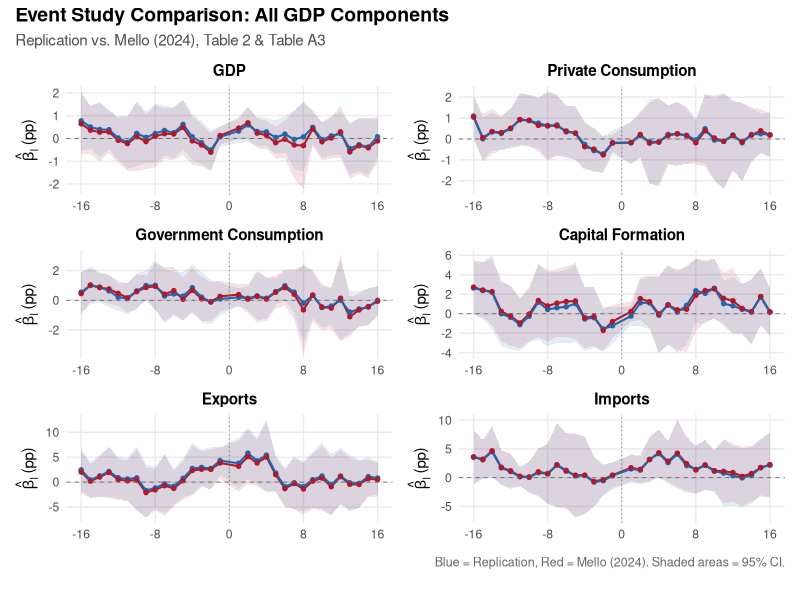

Here is the R script that generated this plot: (Note: this script raises an error after producing the figure.)
# =============================================================================
# event_study_comparison_all_features.R
#
# Compare our GDP-component event study coefficients with Mello (2024) Table A3.
# Outputs:
#   1. 6-panel line plot (GDP + 5 components) with shaded CIs
#      -> mello_paper_replication/event_study_plots/
#   2. Concise comparison table CSV (selected lags) for all 6 features
#      -> mello_paper_replication/results/
#   3. LaTeX table for appendix
#      -> thesis/tables/
#
# Run from repo root:
#   Rscript mello_paper_replication/r_scripts/event_study_comparison_all_features.R
# =============================================================================

library(readr)
library(dplyr)
library(tidyr)
library(ggplot2)
library(patchwork)

# ---------------------------------------------------------------------------
# 1. Load our fixest results (all 6 features)
# ---------------------------------------------------------------------------
ours_all <- read_csv(
  "mello_paper_replication/results/event_study_all_features_coefficients.csv",
  show_col_types = FALSE
)

# Keep only rel-time dummies (has valid l)
ours_rt <- ours_all %>%
  filter(!is.na(l)) %>%
  select(feature, feature_label, l, estimate, se, pval) %>%
  arrange(feature, l)

# ---------------------------------------------------------------------------
# 2. Mello (2024) Table A3 — hardcoded from the published paper
#    Columns: PCons, GCons, CapForm, Exports, Imports
#    Also include GDP from Table 2 for completeness.
# ---------------------------------------------------------------------------

# GDP (Table 2) - already in the GDP comparison script but repeat here
mello_gdp <- tibble::tribble(
  ~l, ~estimate, ~se,
  -16,  0.640, 0.673, -15,  0.363, 0.538, -14,  0.276, 0.655, -13,  0.286, 0.474,
  -12, -0.082, 0.503, -11, -0.226, 0.604, -10,  0.074, 0.769,  -9, -0.139, 0.616,
   -8,  0.098, 0.695,  -7,  0.209, 0.570,  -6,  0.196, 0.589,  -5,  0.484, 0.621,
   -4, -0.107, 0.535,  -3, -0.288, 0.479,  -2, -0.605, 0.432,  -1,  0.125, 0.206,
    1,  0.454, 0.246,   2,  0.683, 0.370,   3,  0.233, 0.335,   4,  0.140, 0.317,
    5, -0.189, 0.357,   6, -0.034, 0.422,   7, -0.288, 0.761,   8, -0.314, 0.985,
    9,  0.418, 0.387,  10, -0.145, 0.421,  11,  0.021, 0.461,  12,  0.289, 0.583,
   13, -0.593, 0.606,  14, -0.320, 0.628,  15, -0.412, 0.676,  16, -0.109, 0.477
) %>% mutate(feature = "gdp", feature_label = "GDP")

# Private Consumption (Table A3, cols 1-2)
mello_pcons <- tibble::tribble(
  ~l, ~estimate, ~se,
  -16,  1.046, 0.518, -15,  0.059, 0.578, -14,  0.353, 0.557, -13,  0.308, 0.413,
  -12,  0.514, 0.466, -11,  0.929, 0.631, -10,  0.894, 0.618,  -9,  0.652, 0.657,
   -8,  0.637, 0.847,  -7,  0.626, 0.740,  -6,  0.380, 0.623,  -5,  0.275, 0.651,
   -4, -0.368, 0.574,  -3, -0.489, 0.522,  -2, -0.763, 0.456,  -1, -0.202, 0.203,
    1, -0.169, 0.515,   2,  0.214, 0.559,   3, -0.198, 0.982,   4, -0.149, 1.087,
    5,  0.170, 0.730,   6,  0.247, 0.775,   7,  0.156, 0.681,   8, -0.184, 0.527,
    9,  0.390, 0.879,  10,  0.047, 1.034,  11, -0.116, 1.174,  12,  0.163, 0.842,
   13, -0.136, 0.950,  14,  0.185, 0.679,  15,  0.395, 0.528,  16,  0.186, 0.538
) %>% mutate(feature = "private_consumption", feature_label = "Private Consumption")

# Government Consumption (Table A3, cols 3-4)
mello_gcons <- tibble::tribble(
  ~l, ~estimate, ~se,
  -16,  0.454, 0.731, -15,  1.024, 0.566, -14,  0.860, 0.471, -13,  0.766, 0.492,
  -12,  0.466, 0.435, -11,  0.168, 0.496, -10,  0.584, 0.599,  -9,  0.868, 0.403,
   -8,  0.941, 0.799,  -7,  0.408, 0.933,  -6,  0.651, 0.812,  -5,  0.071, 0.732,
   -4,  0.678, 0.779,  -3,  0.100, 0.760,  -2, -0.093, 0.668,  -1,  0.265, 0.536,
    1,  0.384, 0.368,   2,  0.080, 0.501,   3,  0.264, 0.884,   4,  0.082, 0.752,
    5,  0.547, 0.563,   6,  0.863, 0.620,   7,  0.407, 0.863,   8, -0.640, 1.507,
    9,  0.347, 0.885,  10, -0.451, 0.794,  11, -0.522, 0.715,  12,  0.138, 1.483,
   13, -1.105, 0.679,  14, -0.646, 0.568,  15, -0.424, 0.631,  16, -0.060, 0.520
) %>% mutate(feature = "government_consumption", feature_label = "Government Consumption")

# Capital Formation (Table A3, cols 5-6)
mello_capform <- tibble::tribble(
  ~l, ~estimate, ~se,
  -16,  2.723, 1.438, -15,  2.417, 1.451, -14,  2.260, 1.734, -13,  0.230, 1.551,
  -12, -0.240, 1.559, -11, -0.949, 1.325, -10, -0.041, 1.425,  -9,  1.357, 1.913,
   -8,  0.797, 1.876,  -7,  1.085, 1.778,  -6,  1.248, 1.856,  -5,  1.303, 1.980,
   -4, -0.417, 1.587,  -3, -0.286, 1.522,  -2, -1.708, 1.092,  -1, -0.811, 0.868,
    1,  0.229, 0.515,   2,  1.552, 1.128,   3,  1.228, 1.370,   4, -0.029, 2.008,
    5,  0.898, 2.066,   6,  0.398, 2.100,   7,  0.454, 2.222,   8,  1.892, 1.932,
    9,  2.371, 1.604,  10,  2.550, 1.573,  11,  1.576, 1.331,  12,  1.331, 1.704,
   13,  0.535, 1.282,  14,  0.212, 1.672,  15,  1.755, 1.464,  16,  0.185, 1.256
) %>% mutate(feature = "capital_formation", feature_label = "Capital Formation")

# Exports (Table A3, cols 7-8)
mello_exports <- tibble::tribble(
  ~l, ~estimate, ~se,
  -16,  2.040, 2.171, -15,  0.185, 1.769, -14,  1.025, 2.032, -13,  1.935, 2.591,
  -12,  0.519, 2.103, -11,  0.260, 2.090, -10,  0.438, 3.159,  -9, -2.109, 2.583,
   -8, -1.538, 2.126,  -7, -0.709, 3.120,  -6, -1.263, 1.832,  -5,  0.275, 1.979,
   -4,  2.327, 2.565,  -3,  2.584, 1.802,  -2,  2.555, 2.022,  -1,  3.840, 1.620,
    1,  3.183, 2.631,   2,  5.124, 2.767,   3,  3.844, 2.359,   4,  5.049, 3.631,
    5,  1.506, 1.816,   6, -1.297, 1.918,   7, -0.277, 2.606,   8, -1.381, 2.643,
    9,  0.204, 2.832,  10,  0.815, 3.302,  11, -0.916, 2.953,  12,  1.110, 2.725,
   13, -0.430, 2.692,  14, -0.466, 2.418,  15,  0.714, 1.945,  16,  0.501, 1.726
) %>% mutate(feature = "exports", feature_label = "Exports")

# Imports (Table A3, cols 9-10)
mello_imports <- tibble::tribble(
  ~l, ~estimate, ~se,
  -16,  3.603, 2.417, -15,  3.202, 1.685, -14,  4.664, 2.192, -13,  1.808, 1.514,
  -12,  1.188, 1.528, -11,  0.245, 0.848, -10,  0.091, 1.361,  -9,  1.007, 2.093,
   -8,  0.711, 2.667,  -7,  2.183, 3.730,  -6,  1.131, 3.354,  -5,  0.421, 3.713,
   -4,  0.409, 3.427,  -3, -0.659, 2.225,  -2, -0.333, 1.334,  -1,  0.436, 1.111,
    1,  1.719, 1.201,   2,  1.429, 1.245,   3,  3.138, 1.947,   4,  4.326, 2.084,
    5,  2.844, 1.786,   6,  4.260, 3.007,   7,  2.432, 2.410,   8,  1.331, 2.131,
    9,  2.196, 2.222,  10,  1.218, 1.813,  11,  1.100, 2.853,  12,  0.886, 2.586,
   13,  0.215, 2.633,  14,  0.719, 2.477,  15,  1.729, 2.558,  16,  2.266, 2.872
) %>% mutate(feature = "imports", feature_label = "Imports")

# Combine all Mello data
mello_all <- bind_rows(mello_gdp, mello_pcons, mello_gcons,
                       mello_capform, mello_exports, mello_imports) %>%
  mutate(
    tval = estimate / se,
    pval = 2 * pnorm(-abs(tval))
  )

# Mello controls (convergence + host per component)
mello_controls <- tibble::tribble(
  ~feature,                  ~feature_label,            ~conv_coeff, ~conv_se, ~host_coeff, ~host_se,
  "gdp",                    "GDP",                      -1.368, 0.588,  -0.591, 0.545,
  "private_consumption",    "Private Consumption",      -2.665, 0.651,  -0.098, 0.801,
  "government_consumption", "Government Consumption",   -3.349, 1.278,  -0.155, 0.265,
  "capital_formation",      "Capital Formation",        -7.795, 1.624,  -1.606, 1.404,
  "exports",                "Exports",                  -3.730, 0.754,   1.249, 0.983,
  "imports",                "Imports",                   -6.056, 0.952,  -0.390, 1.909
)

# Mello observation counts and within R²
mello_stats <- tibble::tribble(
  ~feature,                  ~mello_n,  ~mello_r2,
  "gdp",                    8637,       0.423,
  "private_consumption",    8549,       0.352,
  "government_consumption", 8549,       0.129,
  "capital_formation",      8549,       0.213,
  "exports",                8549,       0.380,
  "imports",                8549,       0.364
)

# ---------------------------------------------------------------------------
# 3. Helper: significance stars
# ---------------------------------------------------------------------------
stars_fn <- function(p) {
  case_when(
    p < 0.01 ~ "***",
    p < 0.05 ~ "**",
    p < 0.10 ~ "*",
    TRUE      ~ ""
  )
}

# ---------------------------------------------------------------------------
# 4. Build combined plotting dataframe — join on 'feature' (avoids label case
#    mismatches between our CSV and hardcoded Mello labels)
# ---------------------------------------------------------------------------

# Canonical labels keyed on feature id
feat_labels <- c(
  gdp                    = "GDP",
  private_consumption    = "Private Consumption",
  government_consumption = "Government Consumption",
  capital_formation      = "Capital Formation",
  exports                = "Exports",
  imports                = "Imports"
)

plot_df <- bind_rows(
  ours_rt %>% mutate(source = "Replication"),
  mello_all %>% mutate(source = "Mello (2024)")
) %>%
  mutate(
    panel_label = feat_labels[feature],
    ci_lo = estimate - 1.96 * se,
    ci_hi = estimate + 1.96 * se
  )

# ---------------------------------------------------------------------------
# 5. Build individual plots per feature and combine with patchwork
# ---------------------------------------------------------------------------
colours <- c("Replication" = "#2166AC", "Mello (2024)" = "#B2182B")

make_panel <- function(feat_id, show_legend = FALSE) {
  df <- plot_df %>% filter(feature == feat_id)
  ttl <- feat_labels[feat_id]

  p <- ggplot(df, aes(x = l, y = estimate, colour = source, fill = source)) +
    geom_ribbon(aes(ymin = ci_lo, ymax = ci_hi), alpha = 0.12, colour = NA) +
    geom_line(linewidth = 0.7) +
    geom_point(size = 1.2) +
    geom_hline(yintercept = 0, linetype = "dashed", colour = "grey40", linewidth = 0.3) +
    geom_vline(xintercept = 0, linetype = "dotted", colour = "grey40", linewidth = 0.3) +
    scale_x_continuous(breaks = seq(-16, 16, by = 8)) +
    scale_colour_manual(values = colours) +
    scale_fill_manual(values = colours) +
    labs(title = ttl, x = NULL, y = expression(hat(beta)[l] ~ "(pp)")) +
    theme_minimal(base_size = 11) +
    theme(
      plot.title       = element_text(face = "bold", size = 11, hjust = 0.5),
      panel.grid.minor = element_blank(),
      legend.position  = if (show_legend) "bottom" else "none",
      legend.title     = element_blank()
    )
  p
}

panels <- lapply(names(feat_labels), make_panel)

combined <- (panels[[1]] | panels[[2]]) /
            (panels[[3]] | panels[[4]]) /
            (panels[[5]] | panels[[6]]) +
  plot_annotation(
    title    = "Event Study Comparison: All GDP Components",
    subtitle = "Replication vs. Mello (2024), Table 2 & Table A3",
    caption  = "Blue = Replication, Red = Mello (2024). Shaded areas = 95% CI.",
    theme = theme(
      plot.title    = element_text(face = "bold", size = 14),
      plot.subtitle = element_text(size = 11, colour = "grey30"),
      plot.caption  = element_text(size = 9, colour = "grey40")
    )
  )

# Extract a shared legend from one panel and attach at bottom
leg_panel <- make_panel("gdp", show_legend = TRUE) +
  guides(colour = guide_legend(override.aes = list(size = 3)),
         fill   = guide_legend(override.aes = list(alpha = 0.3)))
leg <- cowplot::get_legend(leg_panel)

final_plot <- cowplot::plot_grid(
  combined, leg,
  ncol = 1, rel_heights = c(1, 0.04)
)

dir.create("mello_paper_replication/event_study_plots", showWarnings = FALSE)
ggsave("mello_paper_replication/event_study_plots/event_study_all_features_comparison.png",
       final_plot, width = 12, height = 10, dpi = 300)
cat("Saved plot: mello_paper_replication/event_study_plots/event_study_all_features_comparison.png\n")

# ---------------------------------------------------------------------------
# 6. Concise comparison table: selected lags (l = +1..+4, +8, +16)
#    plus convergence control and host, for all 6 features
# ---------------------------------------------------------------------------
selected_lags <- c(1, 2, 3, 4, 8, 16)

# Our data — selected relative-time + controls from all-features CSV
ours_controls <- ours_all %>%
  filter(is.na(l)) %>%
  select(feature, feature_label, term, estimate, se, pval)

# Build our selected-lag rows
ours_sel <- ours_rt %>%
  filter(l %in% selected_lags) %>%
  mutate(row_label = ifelse(l == 16, "$l = +16$ (binned)", sprintf("$l = +%d$", l))) %>%
  select(feature, feature_label, l, row_label, estimate, se, pval)

# Build Mello selected-lag rows
mello_sel <- mello_all %>%
  filter(l %in% selected_lags) %>%
  mutate(row_label = ifelse(l == 16, "$l = +16$ (binned)", sprintf("$l = +%d$", l))) %>%
  select(feature, feature_label, l, row_label, estimate, se, pval)

# Merge for CSV
csv_table <- ours_sel %>%
  rename(repl_coeff = estimate, repl_se = se, repl_pval = pval) %>%
  left_join(
    mello_sel %>% rename(mello_coeff = estimate, mello_se = se, mello_pval = pval) %>%
      select(-feature_label, -row_label),
    by = c("feature", "l")
  ) %>%
  mutate(
    repl_stars  = stars_fn(repl_pval),
    mello_stars = stars_fn(mello_pval),
    diff = repl_coeff - mello_coeff
  ) %>%
  arrange(feature, l)

write_csv(csv_table,
          "mello_paper_replication/results/event_study_all_features_comparison_table.csv")
cat("Saved CSV: mello_paper_replication/results/event_study_all_features_comparison_table.csv\n")

# ---------------------------------------------------------------------------
# 7. LaTeX appendix table — one page, all 6 features, selected lags
#    Layout: rows = selected lags × features, columns = Repl coeff(SE) | Mello coeff(SE)
#    We do one sub-block per feature to keep it readable.
# ---------------------------------------------------------------------------
fmt <- function(x, d = 3) formatC(round(x, d), format = "f", digits = d)

tex <- c(
  "\\begin{table}[htbp]",
  "\\centering",
  "\\caption{Event study comparison across GDP components: selected post-treatment coefficients}",
  "\\label{tab:es_all_features_comparison}",
  "\\footnotesize",
  "\\begin{tabular}{l rr rr r}",
  "\\toprule",
  " & \\multicolumn{2}{c}{\\textbf{Replication}} & \\multicolumn{2}{c}{\\textbf{Mello (2024)}} & \\\\",
  "\\cmidrule(lr){2-3} \\cmidrule(lr){4-5}",
  "  & Coeff. & (SE) & Coeff. & (SE) & Diff. \\\\",
  "\\midrule"
)

feat_keys <- c("gdp", "private_consumption", "government_consumption",
               "capital_formation", "exports", "imports")
feat_labels_tex <- c(
  "gdp" = "\\textbf{GDP}",
  "private_consumption" = "\\textbf{Private Consumption}",
  "government_consumption" = "\\textbf{Government Consumption}",
  "capital_formation" = "\\textbf{Capital Formation}",
  "exports" = "\\textbf{Exports}",
  "imports" = "\\textbf{Imports}"
)

for (feat in feat_keys) {
  # Feature header
  tex <- c(tex, paste0(feat_labels_tex[feat], " \\\\"))

  # Controls: convergence
  ours_conv <- ours_controls %>% filter(feature == feat, grepl("^ln_", term))
  mello_conv <- mello_controls %>% filter(feature == feat)
  if (nrow(ours_conv) == 1 && nrow(mello_conv) == 1) {
    tex <- c(tex, sprintf(
      "\\quad $\\ln y_{t-4}$ & %s%s & (%s) & %s%s & (%s) & %s \\\\",
      fmt(ours_conv$estimate), stars_fn(ours_conv$pval), fmt(ours_conv$se),
      fmt(mello_conv$conv_coeff), stars_fn(2*pnorm(-abs(mello_conv$conv_coeff/mello_conv$conv_se))),
      fmt(mello_conv$conv_se),
      fmt(ours_conv$estimate - mello_conv$conv_coeff)
    ))
  }

  # Controls: host
  ours_host <- ours_controls %>% filter(feature == feat, term == "host")
  if (nrow(ours_host) == 1 && nrow(mello_conv) == 1) {
    tex <- c(tex, sprintf(
      "\\quad Host & %s%s & (%s) & %s%s & (%s) & %s \\\\",
      fmt(ours_host$estimate), stars_fn(ours_host$pval), fmt(ours_host$se),
      fmt(mello_conv$host_coeff), stars_fn(2*pnorm(-abs(mello_conv$host_coeff/mello_conv$host_se))),
      fmt(mello_conv$host_se),
      fmt(ours_host$estimate - mello_conv$host_coeff)
    ))
  }

  # Selected lags
  block <- csv_table %>% filter(feature == feat)
  for (i in seq_len(nrow(block))) {
    r <- block[i, ]
    tex <- c(tex, sprintf(
      "\\quad %s & %s%s & (%s) & %s%s & (%s) & %s \\\\",
      r$row_label,
      fmt(r$repl_coeff), r$repl_stars, fmt(r$repl_se),
      fmt(r$mello_coeff), r$mello_stars, fmt(r$mello_se),
      fmt(r$diff)
    ))
  }

  # Add N row
  ours_feat_n <- ours_rt %>% filter(feature == feat) %>% nrow()
  mello_n_val <- mello_stats %>% filter(feature == feat) %>% pull(mello_n)
  # Our N comes from model; approximate from data: GDP=8633, components=8589
  our_n <- if (feat == "gdp") "8,633" else "8,589"
  mello_n_str <- formatC(mello_n_val, format = "d", big.mark = ",")

  tex <- c(tex, sprintf(
    "\\quad $N$ & \\multicolumn{2}{c}{%s} & \\multicolumn{2}{c}{%s} & \\\\",
    our_n, mello_n_str
  ))

  # Separator between features (not after last)
  if (feat != tail(feat_keys, 1)) {
    tex <- c(tex, "[4pt]")
  }
}

tex <- c(tex,
  "\\bottomrule",
  "\\multicolumn{6}{l}{\\footnotesize *\\,$p<0.10$,\\; **\\,$p<0.05$,\\; ***\\,$p<0.01$.\\; Clustered SEs at the country level.} \\\\",
  "\\multicolumn{6}{l}{\\footnotesize Selected post-treatment lags shown ($l = +1$ to $+4$, $+8$, $+16$). Full coefficients in replication materials.} \\\\",
  "\\multicolumn{6}{l}{\\footnotesize Mello $p$-values inferred from reported coefficients and SEs (normal approximation).}",
  "\\end{tabular}",
  "\\end{table}"
)

dir.create("thesis/tables", showWarnings = FALSE)
writeLines(tex, "thesis/tables/event_study_all_features_comparison.tex")
cat("Saved LaTeX: thesis/tables/event_study_all_features_comparison.tex\n")

cat("\n=== Done ===\n")
